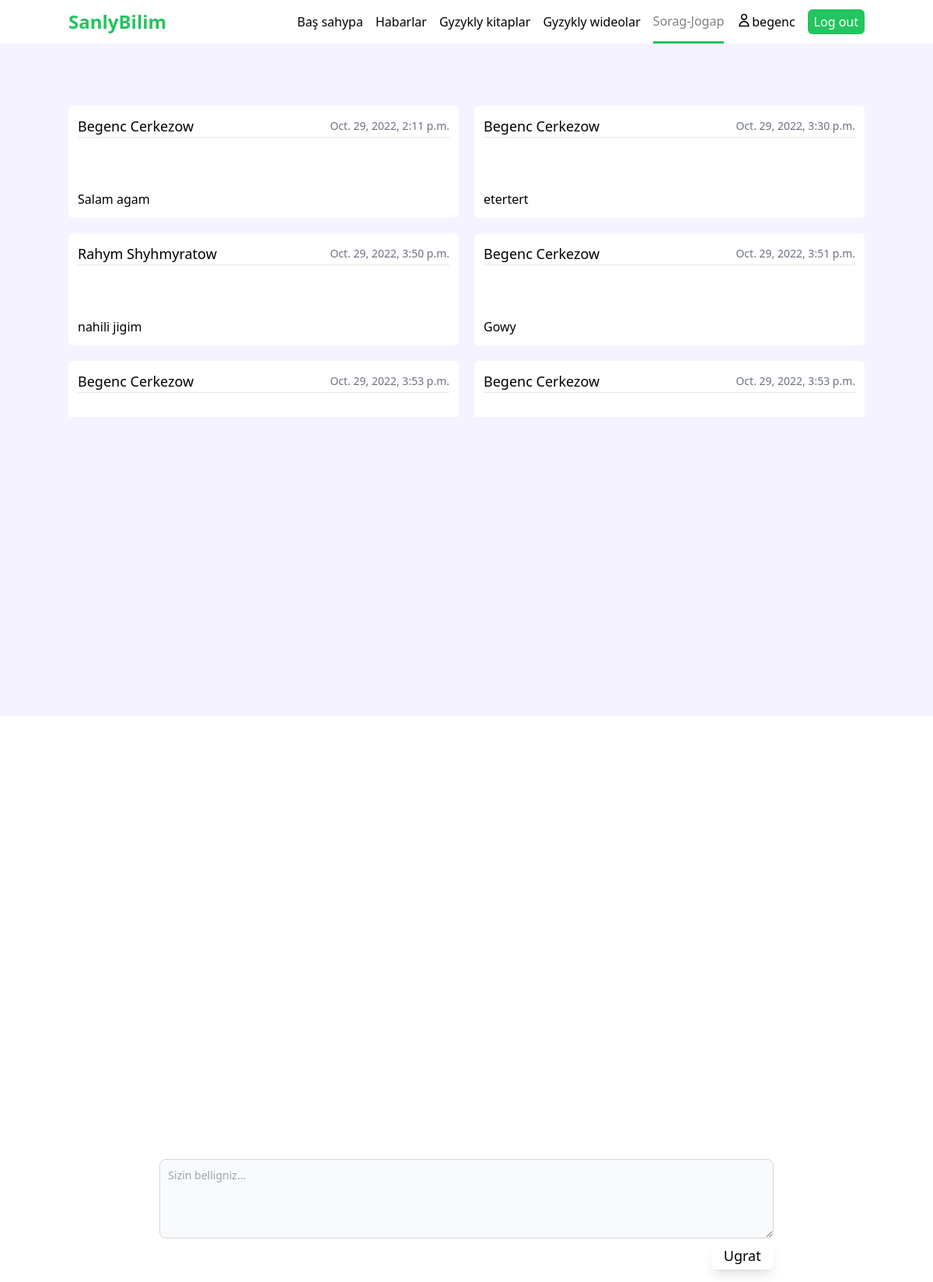
Page /chat/soragjogap/ (signed in) on the committed database.
### chat/models.py (models this page shows, shortened)
class Sorag(models.Model):
	owner = models.ForeignKey(Okuwcy, on_delete=models.CASCADE)
	sorag = models.TextField('Sorag')
	date_added = models.DateTimeField('gosulan wagty', auto_now_add=True)
	class Meta:
		verbose_name = 'sorag'
		verbose_name_plural = 'SoragJogaplar'

### ulanyjylar/models.py (models this page shows, shortened)
class Okuwcy(models.Model):
	username = models.ForeignKey(User, on_delete=models.CASCADE)
	okuwcy_ady = models.CharField('Okuwcynyn ady', max_length=200)
	okuwcy_familya = models.CharField('Okuwcynyn familyasy', max_length=200)
	okuwcy_welayat = models.CharField('Welayaty', max_length=200)
	okuwcy_etrap = models.CharField('Etraby', max_length=200)
	okuwcy_mekdep = models.PositiveIntegerField('Mekdebi', default=1)
	okuwcy_synp = models.PositiveIntegerField('Synpy', default=4)
	okuwcy_phone = models.PositiveIntegerField('Okuwcynyn telefon belgisi')
	class Meta:
		verbose_name = 'okuwcy'
		verbose_name_plural = 'Okuwçylar'

### chat/views.py (the view, shortened to what this page needs)
# urls.py: path('soragjogap/', views.soragjogap, name='sorag_jogap'),
@login_required
def soragjogap(request):
	okuwcydata = Okuwcy.objects.filter(username=request.user)
	okuwcyform = Okuwcy.objects.get(username=request.user)
	soraglar = Sorag.objects.order_by('date_added')
	if request.method != 'POST':
		form = SoragForm()
	context = {'soraglar': soraglar, 'okuwcydata': okuwcydata, 'form': form}
	return render(request, 'chat/soraglar.html', context)

### chat/forms.py
class SoragForm(forms.ModelForm):
	class Meta:
		model = Sorag
		fields = ['sorag']
		widgets = {
			"sorag": Textarea(attrs={
				'class': 'block p-2.5 w-full text-sm text-gray-900 bg-gray-50 rounded-lg border border-gray-300 focus:ring-blue-500 focus:border-blue-500',
				'placeholder': 'Sizin belligniz...',
				'rows': 4
				}),
		}

### chat/templates/chat/soraglar.html (shortened to what this page needs)
{% extends 'books_videos/base.html' %}
{% block content %}
<div class="w-full bg-violet-50 md:pt-20 pt-10 md:pb-96 md:px-0 px-3 py-2">
	<div class="container mx-auto">
		<div class="overflow-y-auto h-1/2 grid md:grid-cols-2 md:gap-5 gap-2">
			{% for okuwcy in okuwcydata %}
				{% for sorag in soraglar %}
					{% if okuwcy.okuwcy_etrap == sorag.owner.okuwcy_etrap and okuwcy.okuwcy_mekdep == sorag.owner.okuwcy_mekdep and okuwcy.okuwcy_synp == sorag.owner.okuwcy_synp %}
						<div class="w-full flex flex-col justify-between lg:h-36 h-auto bg-white rounded-md p-3">
							<div class="border-b flex justify-between items-center">
								<p class="md:text-lg text-md">{{ sorag.owner.okuwcy_ady }} {{ sorag.owner.okuwcy_familya }}</p>
								<p class="text-gray-500 md:text-sm text-xs">{{ sorag.date_added }}</p>
							</div>
							<p class="pt-1">{{ sorag.sorag }}</p>
						</div>
					{% endif %}
				{% empty %}
					<p>Sorag jogap yok</p>
				{% endfor %}
			{% endfor %}
		</div>
		<div class="fixed md:bottom-0 bottom-2 left-2 right-2 w-[100%-10px] flex justify-center mt-4">
			<form class="md:w-2/3 w-full" action="{% url 'chat:sorag_jogap' %}" method="post">
					<div class="w-full flex justify-center flex-col">
						{{ form.sorag }}
					</div>
				<button
				name="submit" class="text-lg bg-white float-right w-fit md:px-4 md:py-1 px-4 py-1 cursor-pointer mt-1 rounded-md shadow-lg">
					Ugrat</button>
			</form>
		</div>
	</div>
</div>
{% endblock content %}

### books_videos/templates/books_videos/base.html (shortened to what this page needs)
{% load static %}
<html>
<head>
	<link rel="stylesheet" type="text/css" href="{% static 'css/index.css' %}">
    <link rel="stylesheet" type="text/css" href="{% static 'css/slick.css' %}">
    <link rel="stylesheet" type="text/css" href="{% static 'css/slick-theme.css' %}">
    <link rel="stylesheet" type="text/css" href="{% static 'css/slick-theme.min.css' %}">
</head>
<body>
		{% if user.is_authenticated %}
		<div class="w-full h-14 bg-white text-black shadow-xl z-20" id="myHeader">
            <div class="md:px-0 px-4 h-full container mx-auto flex items-center justify-between">
                <p id="logo" class="text-2xl font-bold text-green-500"><a href="{% url 'books_videos:index' %}">SanlyBilim</a></p>
                <ul class="md:flex items-center hidden" id="menu">
                    {% with request.resolver_match.url_name as url_name %}
                        <li class="{% if url_name == 'index' %}active{% endif %} py-3.5 lg:ml-4 ml-2 hover:text-gray-300 transition all duration-300"><a class="py-3.5 nav-link" href="{% url 'books_videos:index' %}">Baş sahypa</a>
                        </li>
                        <li class="{% if url_name == 'habarlar' %}active{% endif %} lg:ml-4 ml-2 py-3.5 hover:text-gray-300 transition all duration-300"><a class="py-3.5 nav-link" href="{% url 'gyzykly:habarlar' %}">Habarlar</a>
                        </li>
                        <li class="{% if url_name == 'gyzykly_kitaplar' %}active{% endif %} lg:ml-4 ml-2 py-3.5 hover:text-gray-300 transition all duration-300"><a class="py-3.5 nav-link" href="{% url 'gyzykly:gyzykly_kitaplar' %}">Gyzykly
                                kitaplar</a></li>
                        <li class="{% if url_name == 'gyzykly_videolar' %}active{% endif %} lg:ml-4 ml-2 py-3.5 hover:text-gray-300 transition all duration-300"><a class="py-3.5 nav-link"
                                href="{% url 'gyzykly:gyzykly_videolar' %}">Gyzykly
                                wideolar</a></li>
                        <li class="{% if url_name == 'sorag_jogap' %}active{% endif %} lg:ml-4 ml-2 py-3.5 hover:text-gray-300 transition all duration-300"><a class="py-3.5 nav-link"
                                href="{% url 'chat:sorag_jogap' %}">Sorag-Jogap</a></li>
                        <li class="{% if url_name == 'shahsy_otag' %}active{% endif %} lg:ml-4 ml-2 py-3.5 hover:text-gray-300 transition all duration-300">
                        <a class="py-3.5 nav-link" href="{% url 'ulanyjylar:shahsy_otag' %}">
                            <svg class="h-5 float-left" xmlns="http://www.w3.org/2000/svg" fill="none" viewBox="0 0 24 24"
                                stroke="currentColor">
                                <path stroke-linecap="round" stroke-linejoin="round" stroke-width="2"
                                    d="M16 7a4 4 0 11-8 0 4 4 0 018 0zM12 14a7 7 0 00-7 7h14a7 7 0 00-7-7z" />
                            </svg>
                            {{ user.username }}
                        </a>
                        </li>
                        <li class="{% if url_name == 'logoutt' %}active{% endif %} lg:ml-4 ml-2 bg-green-500 text-white py-1 px-2 rounded-md hover:text-gray-300 transition all duration-300 cursor-pointer"><a href="{% url 'ulanyjylar:logoutt' %}">Log out</a></li>
                    {% endwith %}
                </ul>
            </div>
        </div>
		{% endif %}
    {% block content %}
	{% endblock content %}
    <script type="text/javascript" src="{% static 'js/tailwindcss.js' %}"></script>
</body>
</html>

### static/css/index.css (style rules this page uses)
.active { color: grey; border-bottom: 3px solid #22C55E; }

### rows in the picture
Sorag: owner.okuwcy_ady "Begenc", owner.okuwcy_familya "Cerkezow", date_added "Oct. 29, 2022, 2:11 p.m.", sorag "Salam agam"
Sorag: owner.okuwcy_ady "Begenc", owner.okuwcy_familya "Cerkezow", date_added "Oct. 29, 2022, 3:30 p.m.", sorag "etertert"
Sorag: owner.okuwcy_ady "Rahym", owner.okuwcy_familya "Shyhmyratow", date_added "Oct. 29, 2022, 3:50 p.m.", sorag "nahili jigim"
Sorag: owner.okuwcy_ady "Begenc", owner.okuwcy_familya "Cerkezow", date_added "Oct. 29, 2022, 3:51 p.m.", sorag "Gowy"
Sorag: owner.okuwcy_ady "Begenc", owner.okuwcy_familya "Cerkezow", date_added "Oct. 29, 2022, 3:53 p.m."
Sorag: owner.okuwcy_ady "Begenc", owner.okuwcy_familya "Cerkezow", date_added "Oct. 29, 2022, 3:53 p.m."

### other values in the picture
{{ user.username }} "begenc"
